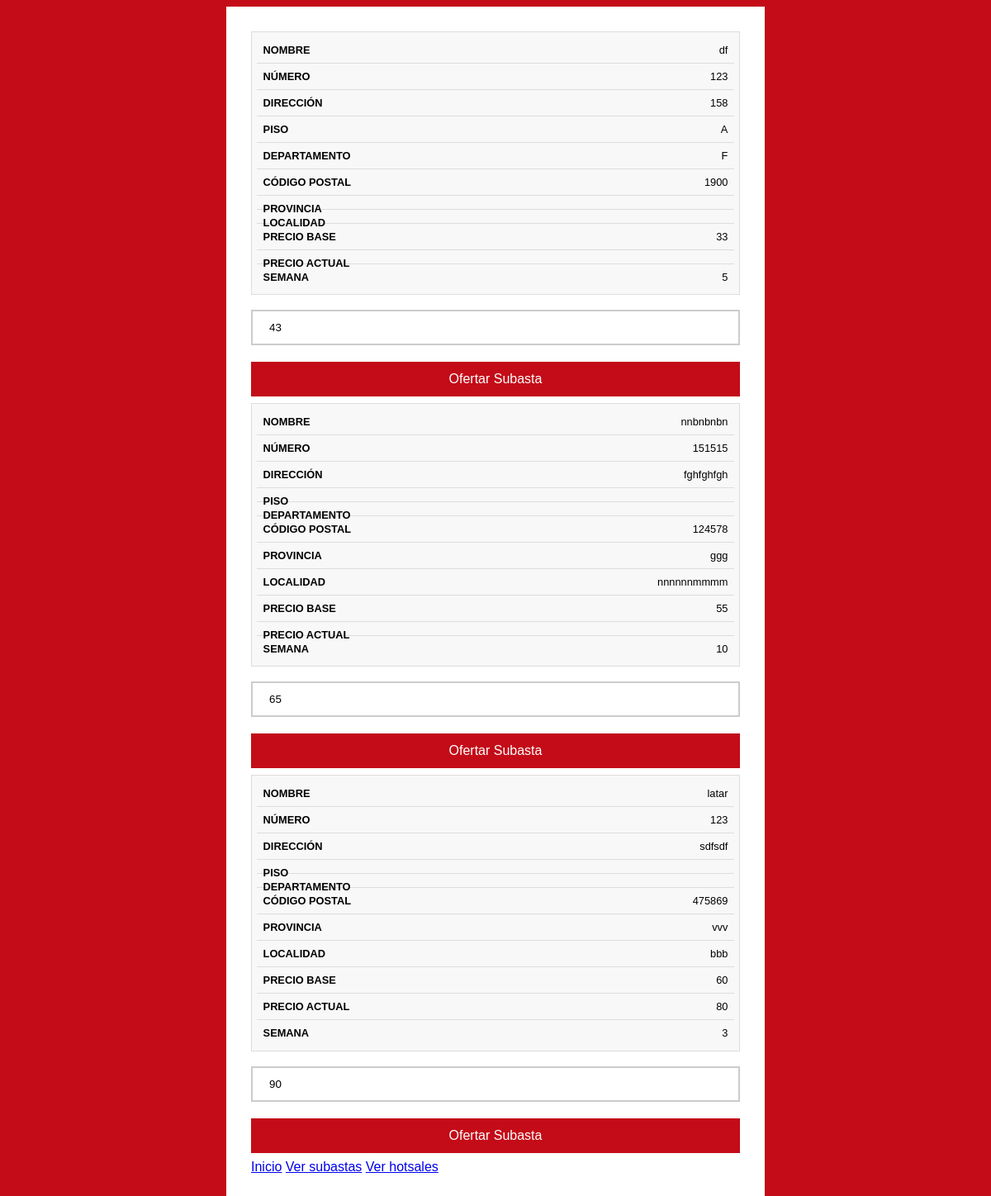
Page /homesweethome/subastas.php on the committed database.
### tables this page shows
CREATE TABLE `propiedades` (
  `id_propiedad` int(11) NOT NULL,
  `nombre` text NOT NULL,
  `numero` text NOT NULL,
  `direccion` text NOT NULL,
  `piso` text,
  `depto` text,
  `codigo_postal` int(11) NOT NULL,
  `provincia` text NOT NULL,
  `localidad` text NOT NULL
);

CREATE TABLE `propiedades_subasta` (
  `id_propiedad` int(11) NOT NULL,
  `precio_base` int(11) NOT NULL,
  `semana` int(11) NOT NULL,
  `fecha_ingreso` date NOT NULL,
  `fecha_egreso` date NOT NULL
);

### homesweethome/subastas.php (the view, shortened to what this page needs)
<!DOCTYPE html>
<html>
    <head>
		<link rel="stylesheet" href="css/home.css">
    </head>
    <body>
<div class='div_body'>
<?php
$link = conectar();
$fecha=date("Y-m-d");
$sql_subastas="SELECT id_propiedad,precio_base,semana,fecha_ingreso FROM propiedades_subasta WHERE DATE( fecha_egreso ) > $fecha";
$result_subasta = $link->query($sql_subastas);
if ($result_subasta->num_rows > 0) {
    while ($row_subasta=$result_subasta->fetch_assoc()){
    $sql = "SELECT id_propiedad,nombre,numero,direccion,piso,depto,codigo_postal,provincia,localidad  FROM propiedades WHERE id_propiedad=$row_subasta[id_propiedad]";
    $result = $link->query($sql);
    while ($row = $result->fetch_assoc()) {
        $year=date('Y', strtotime($row_subasta['fecha_ingreso']));
        $sql_monto_max="SELECT MAX(monto) as monto_maximo FROM `subasta_{$row['id_propiedad']}_{$row['nombre']}_{$row_subasta['semana']}_{$year}`";
        $result_monto_max = $link->query($sql_monto_max);
        $monto_ofertado=$row_subasta['precio_base'];
        $monto_ofertado=$monto_ofertado + 10;
        if ($row_monto_max = $result_monto_max->fetch_assoc()){
            $monto_actual=$row_monto_max['monto_maximo'];
        }
        if ( !empty($row_monto_max['monto_maximo'])) {
            $monto_ofertado=$monto_actual + 10;
        }
        echo "
            <table class='class_propiedad'>
            <thead>
                <tr>
                    <th>Nombre</th>
                    <th>Número</th>
                    <th>Dirección</th>
                    <th>Piso</th>
                    <th>Departamento</th>
                    <th>Código Postal</th>
                    <th>Provincia</th>
                    <th>Localidad</th>
                    <th>Precio base</th>
                    <th>Precio actual</th>
                    <th>Semana</th>
                </tr>
            </thead>
            <tbody>
                <tr>
                    <td data-label='Nombre'>$row[nombre]</td>
                    <td data-label='Número'>$row[numero]</td>
                    <td data-label='Dirección'>$row[direccion]</td>
                    <td data-label='Piso'>$row[piso]</td>
                    <td data-label='Departamento'>$row[depto]</td>
                    <td data-label='Código Postal'>$row[codigo_postal]</td>
                    <td data-label='Provincia'>$row[provincia]</td>
                    <td data-label='Localidad'>$row[localidad]</td>
                    <td data-label='Precio base'>$row_subasta[precio_base]</td>
                    <td data-label='Precio actual'>$monto_actual</td>
                    <td data-label='Semana'>$row_subasta[semana]</td>
                </tr>
               </tbody>
            </table>";
        echo "<form method='POST' action='ofertar.php' enctype='multipart/form-data' name='ofertar_form'>
                 <input type='hidden' id='id_propiedad_form' name='name_id_propiedad_form' value='$row[id_propiedad]'/>
                <input type='hidden' id='nombre_form' name='name_nombre_form' value='$row[nombre]'/>
                <input type='hidden' id='numero_form' name='name_numero_form' value='$row[numero]'/>
                <input type='hidden' id='direccion_form' name='name_direccion_form' value='$row[direccion]'/>
                 <input type='hidden' id='piso_form' name='name_piso_form' value='$row[piso]'/>
                 <input type='hidden' id='depto_form' name='name_depto_form' value='$row[depto]'/>
                 <input type='hidden' id='codigo_postal_form' name='name_codigo_postal_form' value='$row[codigo_postal]'/>
                <input type='hidden' id='semana_form' name='name_semana_form' value='$row_subasta[semana]'/>
                <input type='hidden' id='precio_base_form' name='name_precio_base_form' value='$row_subasta[precio_base]'/>
                <input type='hidden' id='year_form' name='name_year_form' value='$year'/>
                <input type='text' name='name_monto_ofertado_form' value='$monto_ofertado' placeholder='Monto ofertado' />
             <input class='button' type='submit'  value='Ofertar Subasta' />";
    }
}
}
?>
 <a href="home.php">Inicio</a>
  <a href="subastas.php">Ver subastas</a>
   <a href="hotsales.php">Ver hotsales</a>
</div>
</body>
</html>

### homesweethome/css/home.css (style rules this page uses)
body { background-color: #c30c18 }
body,h1,h2,h3,h4,h5,h6 { font-family: Arial, "sans-serif" }
.div_body { top: 30%; margin: auto; width: 50%; max-width: 720px; background-color: #FFFFFF; padding: 30px }
table { border-collapse: collapse; margin: 0; padding: 0; width: 100%; border: 0; }
table th, table td { padding: .625em; text-align: center; }
table tr { background: #f8f8f8; border: 1px solid #ddd; padding: .35em; border-bottom: 1px solid #ddd; display: block; margin-bottom: .625em; }
table td { border-bottom: 1px solid #ddd; display: block; font-size: .8em; text-align: right; }
table td:before { content: attr(data-label); float: left; font-weight: bold; text-transform: uppercase; }
table td:last-child { border-bottom: 0; }
input { display: block; width: 100%; padding: 12px 20px; margin: 8px 0; box-sizing: border-box; border: 2px solid #ccc; }
input[type="submit"] { background: #c30c18; font-size: 1rem; color: white; border: #c30c18; cursor: pointer; margin-top: 20px; }

### rows in the picture
propiedades_subasta: precio_base "33", semana "5"
propiedades: nombre "df", numero "123", direccion "158", piso "A", depto "F", codigo_postal "1900", name_monto_ofertado_form "43"
propiedades_subasta: precio_base "55", semana "10"
propiedades: nombre "nnbnbnbn", numero "151515", direccion "fghfghfgh", codigo_postal "124578", provincia "ggg", localidad "nnnnnnmmmm", name_monto_ofertado_form "65"
propiedades_subasta: precio_base "60", semana "3"
propiedades: nombre "latar", numero "123", direccion "sdfsdf", codigo_postal "475869", provincia "vvv", localidad "bbb", monto_actual "80", name_monto_ofertado_form "90"
